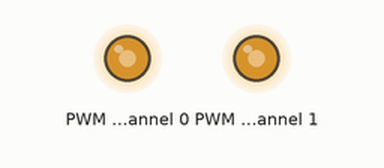
Recording of a program running on a simulated Raspberry Pi (BCM pin numbers). Parts: output pins drawn as LEDs (lit = HIGH). At 2.6 s the program stops and its outputs stay as they are.

Above: at 0.1 s.
Timing chart, 0 to 4.1 s (numbered marks = the images above):
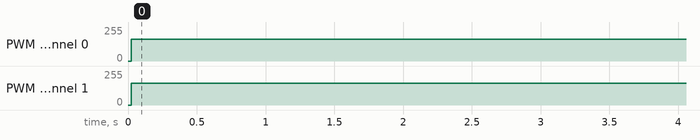

The program:

Motor.py
```python
from __future__ import division
import time
import numpy as np

# Import the PCA9685 module.
import Adafruit_PCA9685

class Motor:
    driver = []
    num_motor = []
    f_sample = 400  # Sample frequency of PWM

    ### Obtained from caracterization (check Carac_PCA_ESC.py)
    real_range_deadzone = (2581, 2653)
    real_range_minmax = (1565, 3910)
    half_range_no_deadzone = 1000

    ### Deduced range of driver
    center_driver = (real_range_deadzone[0] + real_range_deadzone[1]) // 2
    deadzone_driver = real_range_deadzone
    range_driver = (real_range_deadzone[0] - half_range_no_deadzone, real_range_deadzone[1] + half_range_no_deadzone)
    half_range_deadzone = (range_driver[1]-center_driver)//2

    def __init__(self, driver_, num_motor_):
        self.driver = driver_
        self.num_motor = num_motor_
        self.driver.set_pwm_freq(self.f_sample)

    def init_pwm(self):
        self.driver.set_pwm(self.num_motor, 0, self.center_driver)
        ### Need to wait some time before setting another pwm


    def set_pwm(self, pwm):
        # normalized PWM ranged in [-1, 1] (0 is the middle of the deadzone)
        # Need to check during control is deadzone needs to be minimized or not (because of overflow issues)
        pwm = min(max(pwm, -1), 1)

        ### With deadzone
        # command_driver = int(self.center_driver + self.half_range_deadzone*pwm)
        ### Without deadzone
        command_driver = int(self.deadzone_driver[int(pwm>=0)] + self.half_range_no_deadzone * pwm)

        self.driver.set_pwm(self.num_motor, 0, command_driver)

if __name__=="__main__":

    # Initialise the PCA9685 using the default address (0x40).
    Motor_Driver = Adafruit_PCA9685.PCA9685(address=0x40)
    LEFT, RIGHT = 0, 1
    Motor_left, Motor_right = Motor(Motor_Driver,LEFT), Motor(Motor_Driver,RIGHT)

    Motor_left.init_pwm(), Motor_right.init_pwm()
    time.sleep(2)

    for pwm in np.linspace(0, 1, 100):
        Motor_left.set_pwm(pwm)
        time.sleep(0.00001)
    for pwm in np.linspace(1, -1, 200):
        Motor_left.set_pwm(pwm)
        time.sleep(0.00001)
    for pwm in np.linspace(-1, 0, 100):
        Motor_left.set_pwm(pwm)
        time.sleep(0.00001)
    Motor_left.set_pwm(0)
```

Measured:
- by itself, PWM channel 0: 0/255 → 163/255 at 0.02 s, → 165/255 2.5 s later
- by itself, PWM channel 1: 0/255 → 163/255 at 0.02 s
